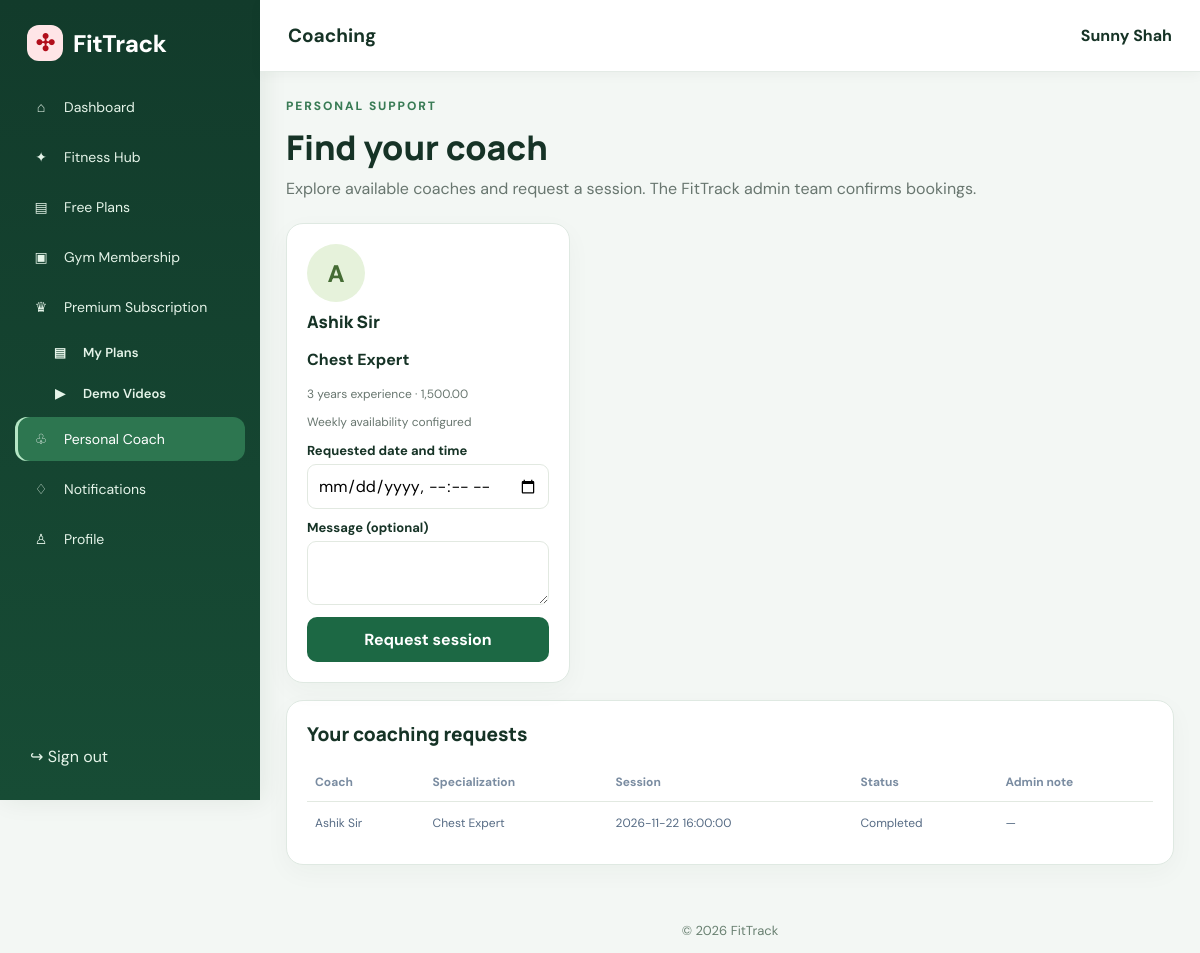
The app's page /coaching.php (signed in) with its own data.
### tables this page shows
CREATE TABLE `coaches` (
  `id` bigint(20) UNSIGNED NOT NULL,
  `name` varchar(120) NOT NULL,
  `email` varchar(190) DEFAULT NULL,
  `specialization` varchar(180) NOT NULL,
  `bio` text DEFAULT NULL,
  `experience_years` tinyint(3) UNSIGNED DEFAULT NULL,
  `fee` decimal(10,2) DEFAULT NULL,
  `photo` varchar(255) DEFAULT NULL,
  `is_active` tinyint(1) NOT NULL DEFAULT 1,
  `created_at` timestamp NOT NULL DEFAULT current_timestamp()
);

CREATE TABLE `coach_bookings` (
  `id` bigint(20) UNSIGNED NOT NULL,
  `user_id` bigint(20) UNSIGNED NOT NULL,
  `coach_id` bigint(20) UNSIGNED NOT NULL,
  `session_start` datetime NOT NULL,
  `duration_minutes` smallint(5) UNSIGNED NOT NULL DEFAULT 60,
  `status` enum('pending','approved','rejected','completed','cancelled') NOT NULL DEFAULT 'pending',
  `user_message` text DEFAULT NULL,
  `admin_message` text DEFAULT NULL,
  `created_at` timestamp NOT NULL DEFAULT current_timestamp(),
  `reviewed_at` datetime DEFAULT NULL,
  `reviewed_by` bigint(20) UNSIGNED DEFAULT NULL
);

### includes/init.php (called while the page is built, shortened)
<?php
function e(mixed $value): string
{
    return htmlspecialchars((string) $value, ENT_QUOTES, 'UTF-8');
}

### coaching.php (the view, shortened to what this page needs)
<?php
require_once __DIR__ . '/includes/auth.php';
$uid = (int) $_SESSION['user_id'];
$coaches = $pdo->query('SELECT c.*, (SELECT COUNT(*) FROM coach_availability a WHERE a.coach_id = c.id) availability_count FROM coaches c WHERE c.is_active = 1 ORDER BY c.name')->fetchAll();
$bookingQuery = $pdo->prepare('SELECT b.*, c.name coach_name, c.specialization FROM coach_bookings b JOIN coaches c ON c.id = b.coach_id WHERE b.user_id = ? ORDER BY b.session_start DESC');
$bookingQuery->execute([$uid]);
$bookings = $bookingQuery->fetchAll();
require __DIR__ . '/includes/header.php';
?>
<section class="page-heading"><div><p class="eyebrow">PERSONAL SUPPORT</p><h1>Find your coach</h1><p>Explore available coaches and request a session. The FitTrack admin team confirms bookings.</p></div></section>
<div class="coach-grid">
<?php foreach ($coaches as $coach): ?>
<article class="panel coach-card">
    <div class="coach-avatar"><?= e(strtoupper(substr($coach['name'], 0, 1))) ?></div>
    <h3><?= e($coach['name']) ?></h3>
    <p><strong><?= e($coach['specialization']) ?></strong></p>
    <p class="muted"><?= e((string) ($coach['experience_years'] ?? 'Not specified')) ?> years experience · <?= e($coach['fee'] === null ? 'Fee on request' : number_format((float) $coach['fee'], 2)) ?></p>
    <p class="muted"><?= (int) $coach['availability_count'] > 0 ? 'Weekly availability configured' : 'Schedule to be confirmed by admin' ?></p>
    <form method="post">
        <label>Requested date and time</label><input type="datetime-local" name="session_start" required>
        <label>Message (optional)</label><textarea name="user_message" rows="2"></textarea>
        <button class="button full">Request session</button>
    </form>
</article>
<?php endforeach; ?>
</div>
<section class="panel"><h2>Your coaching requests</h2>
<?php if (!$bookings): ?><p>No coaching bookings yet.</p><?php else: ?>
<div class="table-wrap"><table><thead><tr><th>Coach</th><th>Specialization</th><th>Session</th><th>Status</th><th>Admin note</th></tr></thead><tbody>
<?php foreach ($bookings as $booking): ?><tr><td><?= e($booking['coach_name']) ?></td><td><?= e($booking['specialization']) ?></td><td><?= e($booking['session_start']) ?></td><td><?= e(ucfirst($booking['status'])) ?></td><td><?= e($booking['admin_message'] ?? '—') ?></td></tr><?php endforeach; ?>
</tbody></table></div><?php endif; ?></section>
<?php require __DIR__ . '/includes/footer.php'; ?>

### assets/css/style.css (style rules this page uses)
:root { --green: #12c115; --green-dark: #8f0b13; --ink: #171717; --muted: #737373; --line: #e5e5e5; --bg: #f7f7f7; --white: #fff; --red: #b42318; --shadow: 0 12px 32px #1717170a; }
* { box-sizing: border-box; }
body { margin: 0; background: var(--bg); color: var(--ink); font-family: 'DM Sans', Arial, sans-serif; }
button, input, select, textarea { font: inherit; }
.button { display: inline-flex; justify-content: center; align-items: center; gap: 8px; border: 0; border-radius: 10px; background: rgb(31, 190, 190); color: white; padding: 12px 17px; font-weight: 700; cursor: pointer; }
.eyebrow { font-size: 12px; letter-spacing: 1.5px; font-weight: 800; text-transform: uppercase; color: var(--green); margin: 0 0 13px; }
.role-card, .panel, .auth-card, .stat { background: #fff; border: 1px solid var(--line); border-radius: 17px; box-shadow: var(--shadow); }
.full { width: 100%; margin-top: 7px; }
.muted { color: var(--muted); font-size: 12px; }
.panel { padding: 20px; margin-bottom: 17px; min-width: 0; }
.panel h3 { font: 800 17px Manrope, sans-serif; margin: 0; }
.table-wrap { overflow-x: auto; }
table { width: 100%; border-collapse: collapse; font-size: 12px; min-width: 420px; }
th { text-align: left; color: #7a8ca1; padding: 11px 8px; border-bottom: 1px solid var(--line); }
td { padding: 13px 8px; border-bottom: 1px solid #edf1f6; color: #566b84; }
tbody tr:last-child td { border-bottom: 0; }
.page-heading { display: flex; align-items: center; justify-content: space-between; gap: 16px; margin: 0 0 22px; }
.page-heading h1 { font: 800 clamp(25px, 3vw, 34px)/1.2 Manrope, sans-serif; margin: 0 0 8px; }
.page-heading p:not(.eyebrow) { color: var(--muted); margin: 0; line-height: 1.6; }
.panel h2 { font: 800 19px Manrope, sans-serif; margin: 0 0 16px; }
:root { --green: #c1121f; --green-dark: #8f0b13; --ink: #171717; --muted: #737373; --line: #e5e5e5; --bg: #f7f7f7; }
:root { --ft-green:#166534; --ft-green-dark:#123b2b; --ft-green-soft:#e7f5ec; --ft-border:#d7e8dc; }
body { --primary:var(--ft-green); }

### assets/css/style2.css (style rules this page uses)
:root { --ink:#17251f;--muted:#68766f;--green:#b9f36b;--deep:#12241d;--paper:#f6f8f4;--line:#e2e9e1 }
.eyebrow { font-size:12px;letter-spacing:.16em;font-weight:800;color:#628746 }
.coach-grid { display:grid;grid-template-columns:repeat(3,1fr);gap:18px }
.coach-card h3 { margin:8px 0 }
.coach-avatar { width:58px;height:58px;border-radius:50%;background:#e6f2db;color:#456c34;display:grid;place-items:center;font-size:24px;font-weight:800 }
.coach-card label { display:block;margin:10px 0 5px;font-size:13px;font-weight:700 }
.coach-card input,.coach-card textarea { width:100%;padding:10px;border:1px solid var(--line);border-radius:9px }
:root { --ft-green:#166534; --ft-green-dark:#123b2b; --ft-green-soft:#e7f5ec; --ft-border:#d7e8dc; }
body { --primary:var(--ft-green); }
.ft-content .panel,.ft-content .stat-card,.ft-content .exercise-card,.ft-content .hub-card { border-color:#dfe9e2;box-shadow:0 8px 26px rgba(21,54,35,.035) }
.ft-content .btn,.ft-content .button { background:#1c6844;color:#fff;border-color:#1c6844 }
.ft-content .page-heading h1 { color:#163326 }
.ft-content .eyebrow { color:#397b55 }

### records on screen
coaches: name "A", name "Ashik Sir", specialization "Chest Expert", experience_years "3", fee "1,500.00"
coach_bookings: coach.name "Ashik Sir", coach.specialization "Chest Expert", session_start "2026-11-22 16:00:00", status "Completed", admin_message "—"

### other values on screen
$icon "⌂"
$label "Dashboard"
$icon "✦"
$label "Fitness Hub"
$icon "▤"
$label "Free Plans"
$icon "▣"
$label "Gym Membership"
$icon "♛"
$label "Premium Subscription"
$si "▤"
$sl "My Plans"
$si "▶"
$sl "Demo Videos"
$icon "♧"
